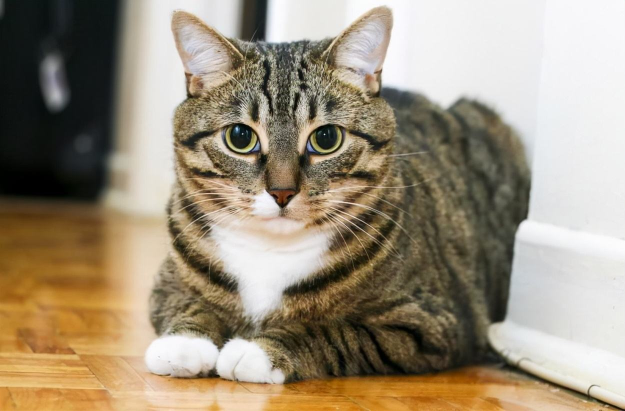
#> input picture lihuacat.jpeg, 1250 x 822 px, found by its file name (shown at 1/2 size)
$ python '3.2 仿射变换之获取变换矩阵.py'
#> lines starting #> are read from the running program, lines starting #| are printed output that depends on the picture
# @Time: 2022/12/26 20:01
# @File: 3.2 仿射变换之获取变换矩阵.py
'''
getRotationMatrix2D(center,angle,scale)
angle 规定为逆时针
get AffineTransform(src[],dst[])通过三点确定变换后位置，解出三个点对应方程，获取偏移参数和旋转角度
'''
import numpy as np
import cv2

lihuacat = cv2.imread(r'D:\xzc\python\opencv\lihuacat.jpeg')
#> lihuacat is the input picture: shape (822, 1250, 3); mean B, G, R 123.1, 143.7, 156.4

M = cv2.getRotationMatrix2D([100,100],15,1.5)

print(M)
cat = cv2.warpAffine(lihuacat,M,(1920,1080))
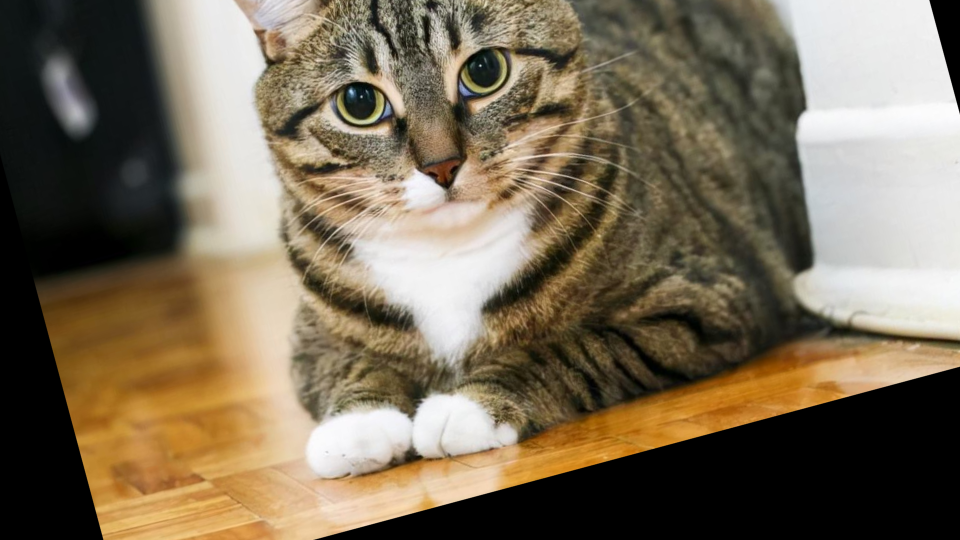
#> cat: shape (1080, 1920, 3) (shown at 1/2 size); mean B, G, R 87.2, 108.3, 121.4

src = np.float32([[10,20],[100,200],[60,70]])
dst = np.float32([[30,30],[150,150],[70,80]])

M2 = cv2.getAffineTransform(src,dst)

cat2 = cv2.warpAffine(lihuacat,M2,(1920,1080))
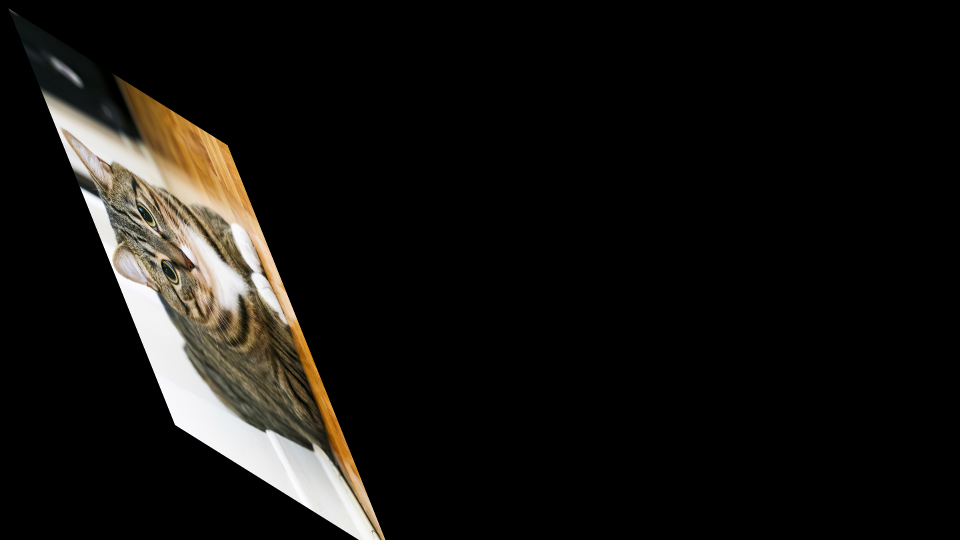
#> cat2: shape (1080, 1920, 3) (shown at 1/2 size); mean B, G, R 16.2, 18.9, 20.6

cv2.imshow('img',cat2)

cv2.waitKey(0)
cv2.destroyAllWindows()

$ run again, with cat.jpeg copied over lihuacat.jpeg
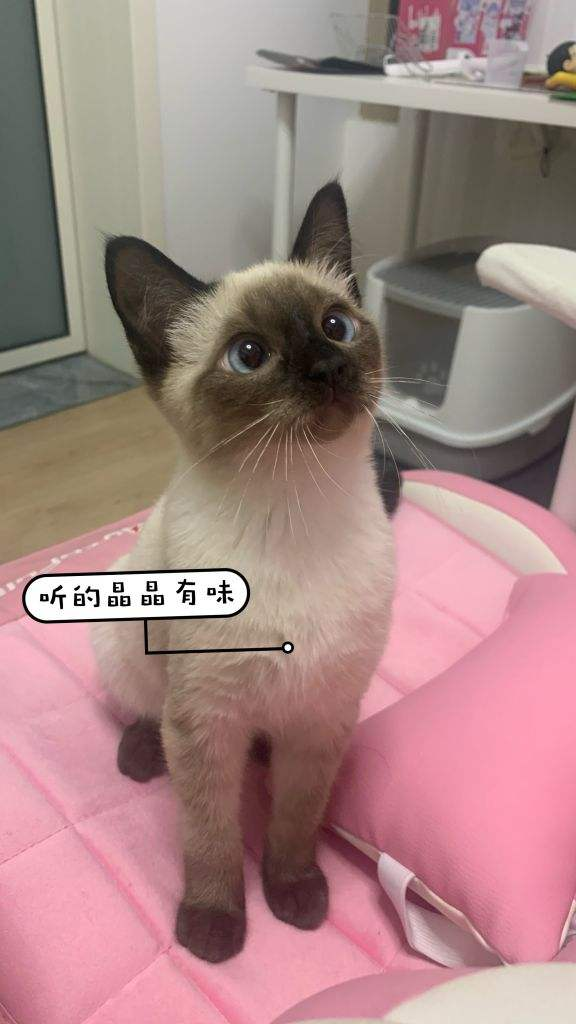
#> input picture cat.jpeg, 576 x 1024 px, found by its file name
#> lihuacat is the input picture: shape (1024, 576, 3); mean B, G, R 131.9, 133.2, 164.9
#> `cat = cv2.warpAffine(lihuacat,M,(1920,1080))`:
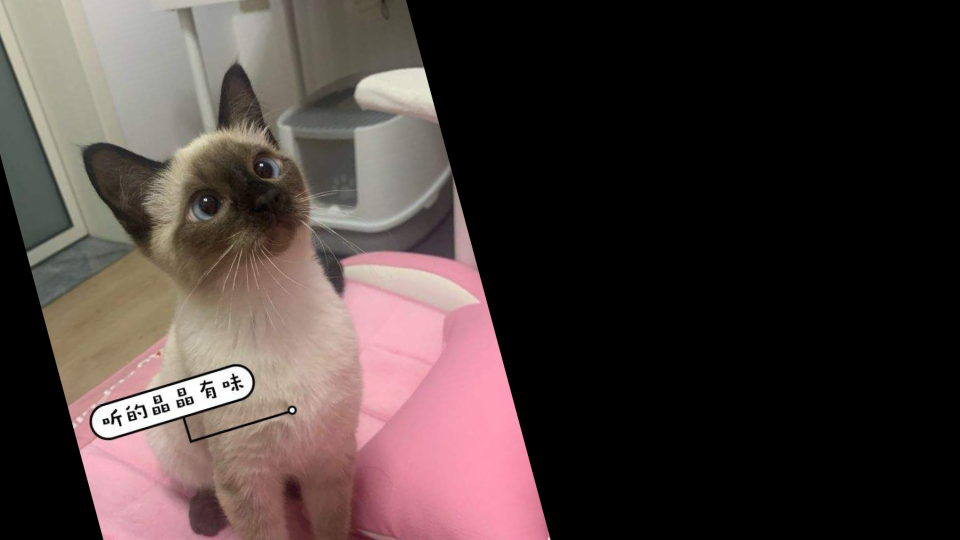
#> cat: shape (1080, 1920, 3) (shown at 1/2 size); mean B, G, R 57.7, 59.8, 72
#> `cat2 = cv2.warpAffine(lihuacat,M2,(1920,1080))`:
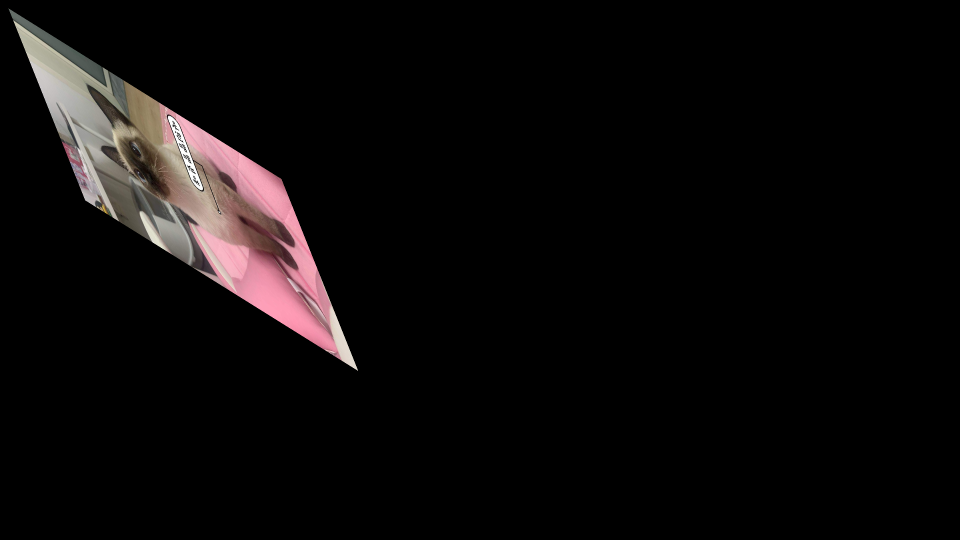
#> cat2: shape (1080, 1920, 3) (shown at 1/2 size); mean B, G, R 10, 10.1, 12.5
